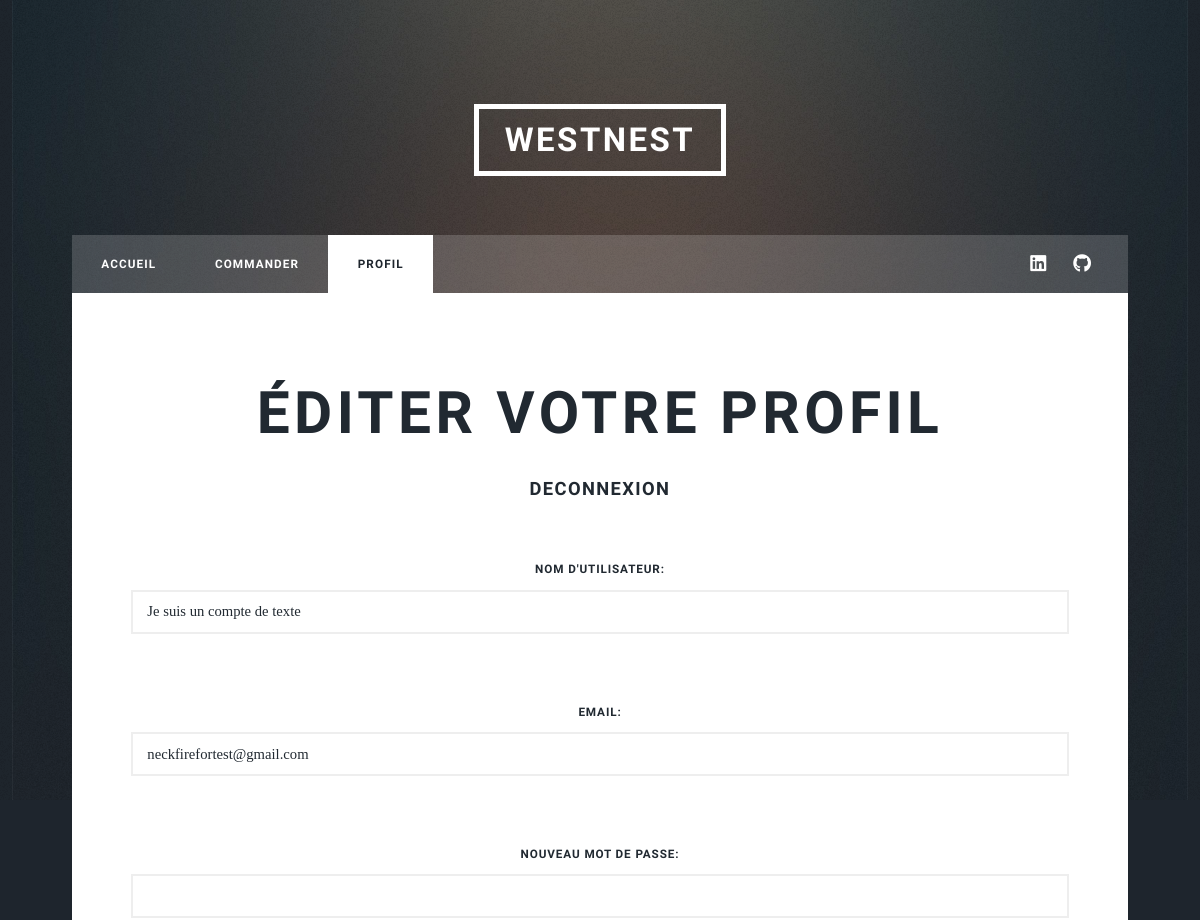
/editer_profil (signed in, upper part), run on an earlier commit of the app's database.
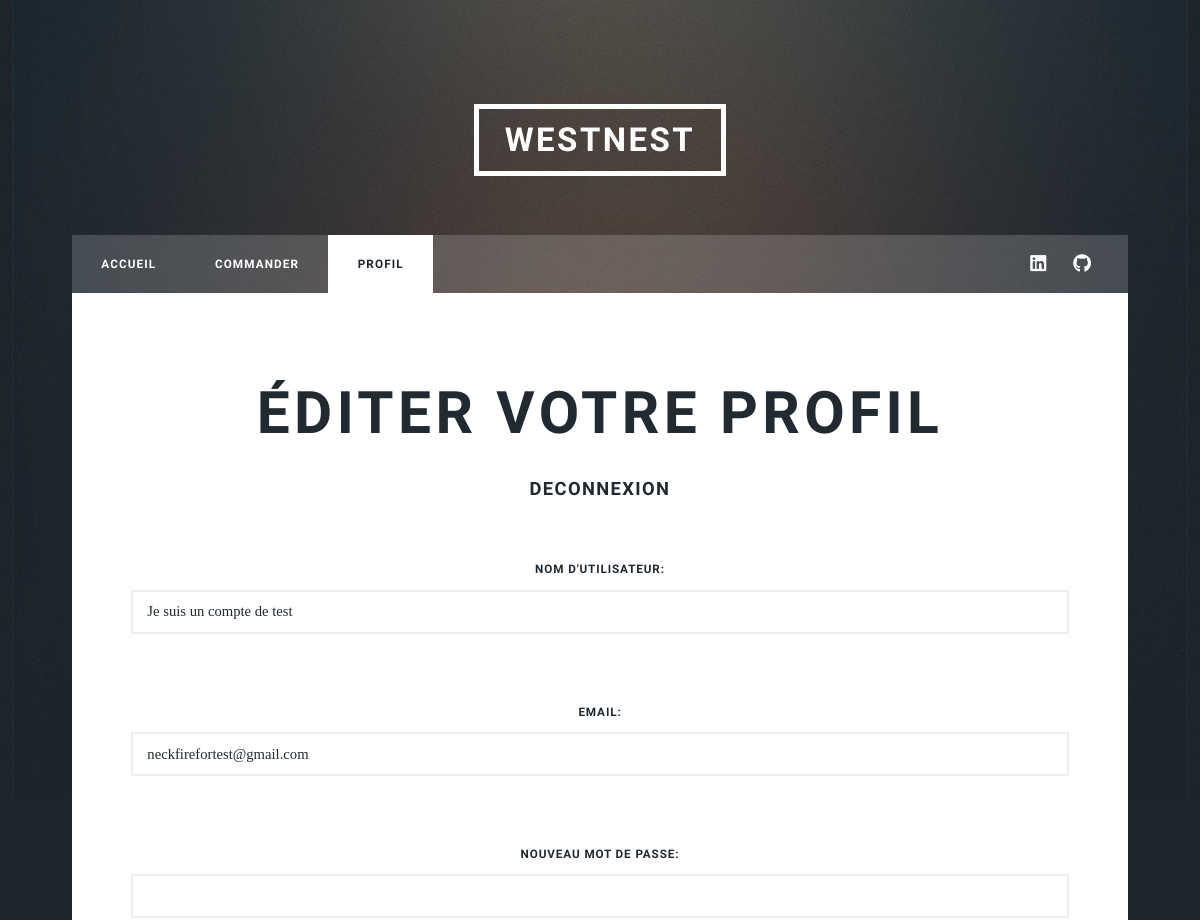
And on a later commit of the database.
### tables this page shows
CREATE TABLE Utilisateurs (
        id INTEGER PRIMARY KEY AUTOINCREMENT,
        nom_utilisateur TEXT NOT NULL,
        email TEXT NOT NULL,
        mot_de_passe TEXT NOT NULL,
        id_subgroup INTEGER NOT NULL,
        FOREIGN KEY (id_subgroup) REFERENCES Subgroup(id)
    );

### westnest.py (the view, shortened to what this page needs)
@app.route('/editer_profil', methods=['GET', 'POST'])
def editer_profil():
    if 'user_id' in session:
        user_id = session['user_id']
        conn = sqlite3.connect(DATABASE)
        cur = conn.cursor()
        cur.execute("SELECT id, nom_utilisateur, email, id_subgroup FROM Utilisateurs WHERE id = ?", (user_id,))
        utilisateur = cur.fetchone()
        cur.execute("SELECT id, nom_subgroup FROM Subgroup")
        subgroups = cur.fetchall()
        conn.close()
        return render_template('editer_profil.html', utilisateur=utilisateur, subgroups=subgroups, user_id=user_id)
    else:
        return redirect(url_for('connexion'))

### templates/editer_profil.html (shortened to what this page needs)
<!DOCTYPE HTML>
<html>
<head>
    <link rel="stylesheet" href="{{ url_for('static', filename='assets/css/main.css') }}" />
</head>
<body class="is-preload">
<div id="wrapper" class="fade-in">
    <header id="header">
        <a href="/" class="logo">WESTNEST</a>
    </header>
    <nav id="nav">
        <ul class="links">
            <li><a href="/">Accueil</a></li>
            <li><a href="commande">Commander</a></li>
            <li class="active"><a href="edition_profil">Profil</a></li>
        </ul>
        <ul class="icons">
            <li><a href="#" class="icon brands fa-linkedin"><span class="label">Linkedin</span></a></li>
            <li><a href="htps://github.com/Neckfire" class="icon brands fa-github"><span class="label">GitHub</span></a></li>
        </ul>
    </nav>
    <div id="main">
        <article class="post featured">
            <header class="major">
                <h2>Éditer votre profil</h2>
                <h3><a href="deconnexion">Deconnexion</a></h3>
            </header>
            <form method="post" action="{{ url_for('editer_profil') }}">
                <label for="nouveau_nom_utilisateur">Nom d'utilisateur:</label>
                <input type="text" name="nouveau_nom_utilisateur" value="{{ utilisateur[1] }}" required><br><br>
                <label for="nouveau_email">Email:</label>
                <input type="email" name="nouveau_email" value="{{ utilisateur[2] }}" required><br><br>
                <label for="nouveau_mot_de_passe">Nouveau mot de passe:</label>
                <input type="password" name="nouveau_mot_de_passe"><br><br>
                <br><br>
            </form>
        </article>
    </div>
</div>
</body>
</html>

What changed in the data, as far as the page shows it:
changed Utilisateurs "neckfirefortest@gmail.com": nouveau_nom_utilisateur "Je suis un compte de texte" → "Je suis un compte de test"
